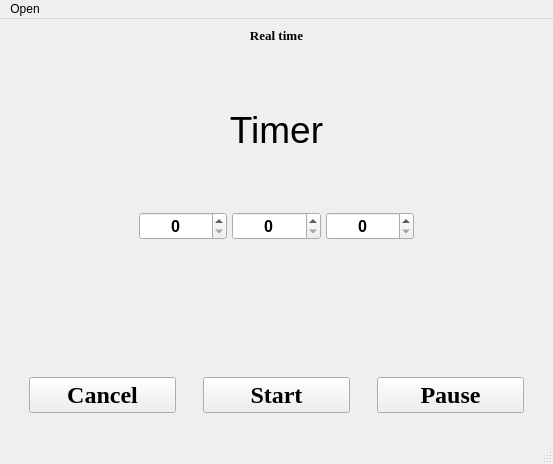
<?xml version="1.0" encoding="UTF-8"?>
<ui version="4.0">
 <class>SecondWindow</class>
 <widget class="QMainWindow" name="SecondWindow">
  <property name="geometry">
   <rect>
    <x>0</x>
    <y>0</y>
    <width>553</width>
    <height>464</height>
   </rect>
  </property>
  <property name="windowTitle">
   <string>MainWindow</string>
  </property>
  <property name="styleSheet">
   <string notr="true"> qApp-&gt;setStyleSheet(&quot;QMainWindow{ background-color: black}&quot;);</string>
  </property>
  <widget class="QWidget" name="centralwidget">
   <layout class="QVBoxLayout" name="verticalLayout">
    <item>
     <widget class="QLabel" name="label_2">
      <property name="font">
       <font>
        <family>Times New Roman</family>
        <pointsize>10</pointsize>
        <weight>75</weight>
        <bold>true</bold>
       </font>
      </property>
      <property name="text">
       <string>Real time</string>
      </property>
      <property name="alignment">
       <set>Qt::AlignCenter</set>
      </property>
     </widget>
    </item>
    <item>
     <spacer name="verticalSpacer_2">
      <property name="orientation">
       <enum>Qt::Vertical</enum>
      </property>
      <property name="sizeType">
       <enum>QSizePolicy::MinimumExpanding</enum>
      </property>
      <property name="sizeHint" stdset="0">
       <size>
        <width>20</width>
        <height>60</height>
       </size>
      </property>
     </spacer>
    </item>
    <item>
     <widget class="QLabel" name="label">
      <property name="font">
       <font>
        <family>Tahoma</family>
        <pointsize>28</pointsize>
        <weight>50</weight>
        <bold>false</bold>
       </font>
      </property>
      <property name="text">
       <string>Timer</string>
      </property>
      <property name="alignment">
       <set>Qt::AlignCenter</set>
      </property>
     </widget>
    </item>
    <item>
     <spacer name="verticalSpacer_4">
      <property name="orientation">
       <enum>Qt::Vertical</enum>
      </property>
      <property name="sizeType">
       <enum>QSizePolicy::Expanding</enum>
      </property>
      <property name="sizeHint" stdset="0">
       <size>
        <width>20</width>
        <height>10</height>
       </size>
      </property>
     </spacer>
    </item>
    <item>
     <layout class="QHBoxLayout" name="horizontalLayout_5">
      <property name="spacing">
       <number>5</number>
      </property>
      <property name="leftMargin">
       <number>130</number>
      </property>
      <property name="rightMargin">
       <number>130</number>
      </property>
      <item>
       <widget class="QSpinBox" name="spinBox_3">
        <property name="font">
         <font>
          <family>Tahoma</family>
          <pointsize>12</pointsize>
          <weight>75</weight>
          <bold>true</bold>
         </font>
        </property>
        <property name="alignment">
         <set>Qt::AlignCenter</set>
        </property>
        <property name="maximum">
         <number>23</number>
        </property>
       </widget>
      </item>
      <item>
       <widget class="QSpinBox" name="spinBox_2">
        <property name="font">
         <font>
          <family>Tahoma</family>
          <pointsize>12</pointsize>
          <weight>75</weight>
          <bold>true</bold>
         </font>
        </property>
        <property name="alignment">
         <set>Qt::AlignCenter</set>
        </property>
        <property name="maximum">
         <number>59</number>
        </property>
       </widget>
      </item>
      <item>
       <widget class="QSpinBox" name="spinBox">
        <property name="font">
         <font>
          <family>Tahoma</family>
          <pointsize>12</pointsize>
          <weight>75</weight>
          <bold>true</bold>
         </font>
        </property>
        <property name="alignment">
         <set>Qt::AlignCenter</set>
        </property>
        <property name="maximum">
         <number>59</number>
        </property>
        <property name="stepType">
         <enum>QAbstractSpinBox::DefaultStepType</enum>
        </property>
       </widget>
      </item>
     </layout>
    </item>
    <item>
     <spacer name="verticalSpacer_3">
      <property name="orientation">
       <enum>Qt::Vertical</enum>
      </property>
      <property name="sizeHint" stdset="0">
       <size>
        <width>20</width>
        <height>40</height>
       </size>
      </property>
     </spacer>
    </item>
    <item>
     <spacer name="verticalSpacer">
      <property name="orientation">
       <enum>Qt::Vertical</enum>
      </property>
      <property name="sizeType">
       <enum>QSizePolicy::MinimumExpanding</enum>
      </property>
      <property name="sizeHint" stdset="0">
       <size>
        <width>20</width>
        <height>40</height>
       </size>
      </property>
     </spacer>
    </item>
    <item>
     <layout class="QHBoxLayout" name="horizontalLayout">
      <property name="spacing">
       <number>27</number>
      </property>
      <property name="leftMargin">
       <number>20</number>
      </property>
      <property name="topMargin">
       <number>20</number>
      </property>
      <property name="rightMargin">
       <number>20</number>
      </property>
      <property name="bottomMargin">
       <number>20</number>
      </property>
      <item>
       <widget class="QPushButton" name="pushButton">
        <property name="font">
         <font>
          <family>Times New Roman</family>
          <pointsize>18</pointsize>
          <weight>75</weight>
          <bold>true</bold>
         </font>
        </property>
        <property name="styleSheet">
         <string notr="true">&lt;a class=&quot;buttons&quot; href='#' &gt;Download&lt;/a&gt;</string>
        </property>
        <property name="text">
         <string>Cancel</string>
        </property>
       </widget>
      </item>
      <item>
       <widget class="QPushButton" name="pushButton_2">
        <property name="sizePolicy">
         <sizepolicy hsizetype="Minimum" vsizetype="Fixed">
          <horstretch>0</horstretch>
          <verstretch>0</verstretch>
         </sizepolicy>
        </property>
        <property name="font">
         <font>
          <family>Times New Roman</family>
          <pointsize>18</pointsize>
          <weight>75</weight>
          <bold>true</bold>
         </font>
        </property>
        <property name="autoFillBackground">
         <bool>true</bool>
        </property>
        <property name="styleSheet">
         <string notr="true">&lt;a class=&quot;buttons&quot; href='#' &gt;Download&lt;/a&gt;</string>
        </property>
        <property name="text">
         <string>Start</string>
        </property>
       </widget>
      </item>
      <item>
       <widget class="QPushButton" name="pushButton_3">
        <property name="font">
         <font>
          <family>Times New Roman</family>
          <pointsize>18</pointsize>
          <weight>75</weight>
          <bold>true</bold>
         </font>
        </property>
        <property name="styleSheet">
         <string notr="true">&lt;a class=&quot;buttons&quot; href='#' &gt;Download&lt;/a&gt;</string>
        </property>
        <property name="text">
         <string>Pause</string>
        </property>
       </widget>
      </item>
     </layout>
    </item>
   </layout>
  </widget>
  <widget class="QMenuBar" name="menubar">
   <property name="geometry">
    <rect>
     <x>0</x>
     <y>0</y>
     <width>553</width>
     <height>25</height>
    </rect>
   </property>
   <widget class="QMenu" name="menu">
    <property name="title">
     <string>Open</string>
    </property>
    <addaction name="action"/>
    <addaction name="action_2"/>
   </widget>
   <addaction name="menu"/>
  </widget>
  <widget class="QStatusBar" name="statusbar"/>
  <action name="action">
   <property name="icon">
    <iconset resource="resource.qrc">
     <normaloff>:/img1/Image/Секундомер.png</normaloff>:/img1/Image/Секундомер.png</iconset>
   </property>
   <property name="text">
    <string>Stopwatch</string>
   </property>
  </action>
  <action name="action_2">
   <property name="icon">
    <iconset resource="resource.qrc">
     <normaloff>:/img1/Image/Таймер.png</normaloff>:/img1/Image/Таймер.png</iconset>
   </property>
   <property name="text">
    <string>Timer</string>
   </property>
  </action>
 </widget>
 <resources>
  <include location="resource.qrc"/>
 </resources>
 <connections/>
</ui>
